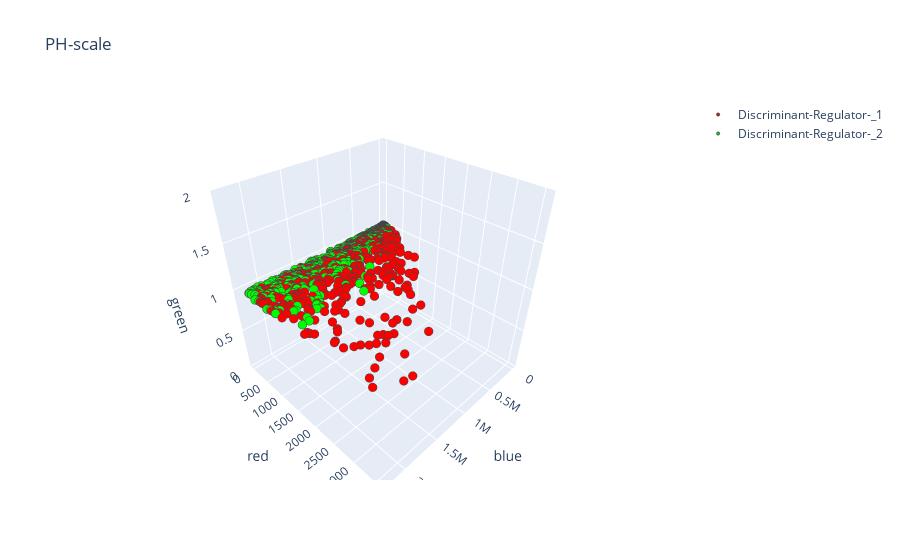

Notebook source saved alongside this figure:
### Code cell
df_plot = df_all.sample(1000)

dr1 = go.Scatter3d(
    x=df_plot[df_plot['class_number'] == 1]['discriminant'],
    y=df_plot[df_plot['class_number'] == 1]['regulator'],
    z=df_plot[df_plot['class_number'] == 1]['zeta_coeff'],
    mode='markers',
    marker = dict(size=3,
                  color='rgb(255,0,0)',
                  line=dict(width=1)),
    name ='Discriminant-Regulator-_1'
)
dr2 = go.Scatter3d(
    x=df_plot[df_plot['class_number'] == 2]['discriminant'],
    y=df_plot[df_plot['class_number'] == 2]['regulator'],
    z=df_plot[df_plot['class_number'] == 2]['zeta_coeff'],
    mode='markers',
    marker = dict(size=3,
                  color='rgb(0,255,0)',
                  line=dict(width=1)),
    name ='Discriminant-Regulator-_2'
)

data = [dr1, dr2]
layout = go.Layout(
    title='PH-scale',
    scene = dict(
        xaxis = dict(title='blue'),
        yaxis = dict(title='red'),
        zaxis = dict(title='green'),)
)
fig = go.Figure(data=data, layout=layout)
py.iplot(fig,filename='ph-scale')

### Figure 1 — Plotly figure (JSON) as saved in the notebook; plotly's stock layout.template omitted (floating-point values rounded to 4 significant figures; data arrays with more than 128 entries replaced by an {"elided": "..."} marker saying what was removed)
{"data": [{"marker": {"color": "rgb(255,0,0)", "line": {"width": 1}, "size": 3}, "mode": "markers", "name": "Discriminant-Regulator-_1", "type": "scatter3d", "x": {"elided": "525 int values"}, "y": {"elided": "525 float values"}, "z": {"elided": "525 int values"}}, {"marker": {"color": "rgb(0,255,0)", "line": {"width": 1}, "size": 3}, "mode": "markers", "name": "Discriminant-Regulator-_2", "type": "scatter3d", "x": {"elided": "475 int values"}, "y": {"elided": "475 float values"}, "z": {"elided": "475 int values"}}], "layout": {"scene": {"xaxis": {"title": {"text": "blue"}}, "yaxis": {"title": {"text": "red"}}, "zaxis": {"title": {"text": "green"}}}, "title": {"text": "PH-scale"}}}
